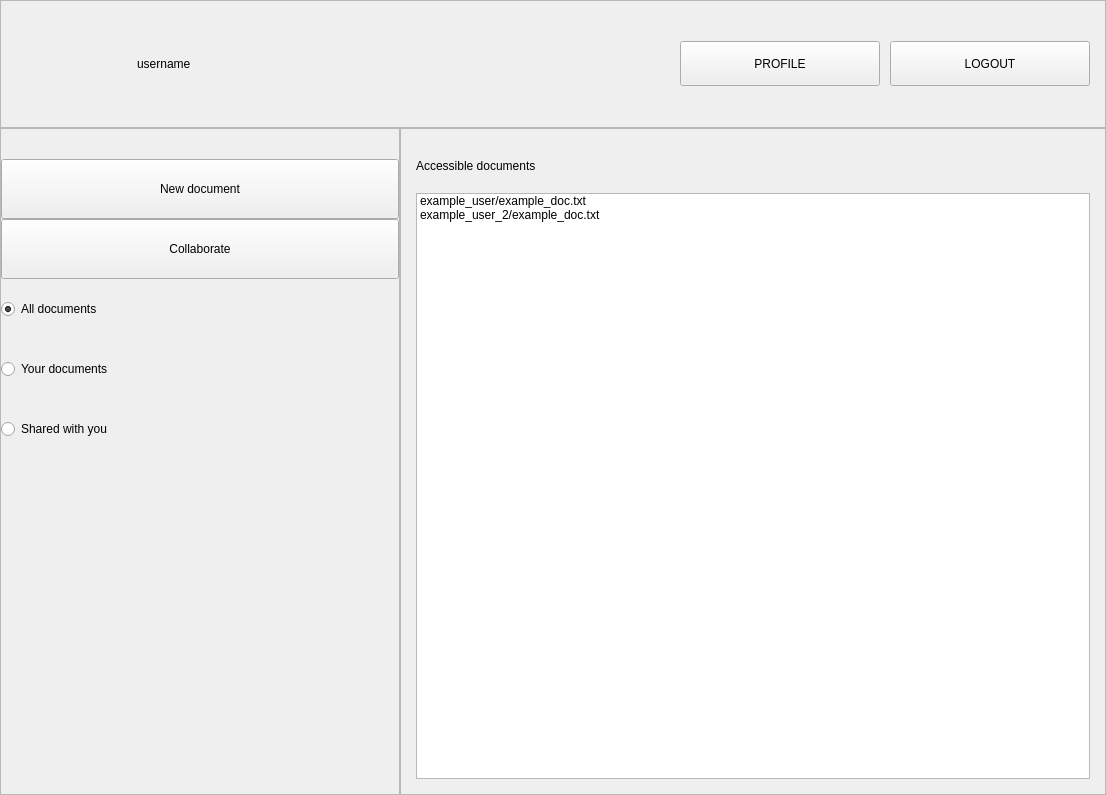
<?xml version="1.0" encoding="UTF-8"?>
<ui version="4.0">
 <class>Home</class>
 <widget class="QWidget" name="Home">
  <property name="geometry">
   <rect>
    <x>0</x>
    <y>0</y>
    <width>1106</width>
    <height>795</height>
   </rect>
  </property>
  <property name="focusPolicy">
   <enum>Qt::TabFocus</enum>
  </property>
  <property name="windowTitle">
   <string>Real-Time Collaborative Text Editor</string>
  </property>
  <property name="windowIcon">
   <iconset resource="resource.qrc">
    <normaloff>:/images/app/logo_black.png</normaloff>:/images/app/logo_black.png</iconset>
  </property>
  <property name="styleSheet">
   <string notr="true">* {
	font-family: &quot;Roboto Light&quot;;
	font-size: 14pt;
}

QFrame {
	border: none;
}

QFrame#header {
	background-color:  #1e2530;
}

QFrame#actions {
	background-color: #2c3645;
}

QFrame#actions * {
	font-size: 16pt;
}

QFrame#document_list {
	background-color: #f2f2f2;
}

QFrame#header QPushButton {
	padding: 4px 16px 5px;
    border-radius: 20px;
}

QFrame#actions QRadioButton {
	padding: 4px 16px 5px;
	border: none;
    color: white;
}

QFrame#actions QPushButton {
	padding: 4px 16px 5px;
	border: none;
    color: white;
}

QFrame#actions QPushButton {
	text-align: left;
}

QFrame#actions QPushButton:hover {
	background-color: green;
}

QFrame#actions QPushButton:hover:pressed {
	background-color: #056905;
}

QFrame#actions QRadioButton:hover {
	background-color: #48586F;
}

QFrame#actions QRadioButton::indicator {
	width: 38;
	height: 38;
}

QFrame#actions QRadioButton:checked {
	background-color: #1e2530;
}

QPushButton#profile {
	color: white;
	border: 1px solid white;
}

QPushButton#profile:hover {
	color: black;
	background-color:  white;
}

QPushButton#logout {
	color: red;
	border: 1px solid red;
}

QPushButton#logout:hover {
	color: white;
	background-color:  red;
}

QRadioButton#new_document::indicator {
	image: url(:/images/home/new_document.png);
}

QRadioButton#collaborate::indicator {
	image: url(:/images/home/collaborate.png);
}

QRadioButton#all_documents::indicator {
	image: url(:/images/home/all_documents.png);
}

QRadioButton#your_documents::indicator {
	image: url(:/images/home/your_documents.png);
}

QRadioButton#shared_with_you::indicator {
	image: url(:/images/home/shared_with_you.png);
}

QLabel#username {
	color: white;
	font-size: 18pt;
}

QLabel#documents_title {
	border-bottom: 1px solid #1e2530;
	color: #1e2530;
   	padding-left: 15px;
	font-size: 20pt;
}

QListWidget#documents {
   	border: 0;
	background-color: transparent;
	font-style: italic;
}

QListWidget#documents::item {
	border-bottom: 1px solid #F2F2F2;
   	color: #2c3645;
   	padding: 15px;
   	background-color: white;
}

QListWidget#documents::item:hover {
   	color: #102E4A;
   	border: 2px solid white;
	background-color: transparent;
}</string>
  </property>
  <layout class="QGridLayout" name="gridLayout">
   <property name="leftMargin">
    <number>0</number>
   </property>
   <property name="topMargin">
    <number>0</number>
   </property>
   <property name="rightMargin">
    <number>0</number>
   </property>
   <property name="bottomMargin">
    <number>0</number>
   </property>
   <property name="spacing">
    <number>0</number>
   </property>
   <item row="4" column="0">
    <widget class="QFrame" name="actions">
     <property name="minimumSize">
      <size>
       <width>400</width>
       <height>0</height>
      </size>
     </property>
     <property name="maximumSize">
      <size>
       <width>500</width>
       <height>16777215</height>
      </size>
     </property>
     <property name="styleSheet">
      <string notr="true"/>
     </property>
     <property name="frameShape">
      <enum>QFrame::StyledPanel</enum>
     </property>
     <property name="frameShadow">
      <enum>QFrame::Raised</enum>
     </property>
     <layout class="QVBoxLayout" name="verticalLayout">
      <property name="spacing">
       <number>0</number>
      </property>
      <property name="leftMargin">
       <number>0</number>
      </property>
      <property name="topMargin">
       <number>30</number>
      </property>
      <property name="rightMargin">
       <number>0</number>
      </property>
      <property name="bottomMargin">
       <number>0</number>
      </property>
      <item>
       <widget class="QPushButton" name="new_document">
        <property name="sizePolicy">
         <sizepolicy hsizetype="Minimum" vsizetype="Minimum">
          <horstretch>0</horstretch>
          <verstretch>0</verstretch>
         </sizepolicy>
        </property>
        <property name="minimumSize">
         <size>
          <width>0</width>
          <height>60</height>
         </size>
        </property>
        <property name="maximumSize">
         <size>
          <width>16777215</width>
          <height>100</height>
         </size>
        </property>
        <property name="cursor">
         <cursorShape>PointingHandCursor</cursorShape>
        </property>
        <property name="focusPolicy">
         <enum>Qt::TabFocus</enum>
        </property>
        <property name="text">
         <string>New document</string>
        </property>
        <property name="icon">
         <iconset resource="resource.qrc">
          <normaloff>:/images/home/new_document.png</normaloff>:/images/home/new_document.png</iconset>
        </property>
        <property name="iconSize">
         <size>
          <width>38</width>
          <height>38</height>
         </size>
        </property>
        <property name="shortcut">
         <string>Ctrl+N</string>
        </property>
       </widget>
      </item>
      <item>
       <widget class="QPushButton" name="collaborate">
        <property name="sizePolicy">
         <sizepolicy hsizetype="Minimum" vsizetype="Minimum">
          <horstretch>0</horstretch>
          <verstretch>0</verstretch>
         </sizepolicy>
        </property>
        <property name="minimumSize">
         <size>
          <width>0</width>
          <height>60</height>
         </size>
        </property>
        <property name="maximumSize">
         <size>
          <width>16777215</width>
          <height>100</height>
         </size>
        </property>
        <property name="cursor">
         <cursorShape>PointingHandCursor</cursorShape>
        </property>
        <property name="focusPolicy">
         <enum>Qt::TabFocus</enum>
        </property>
        <property name="text">
         <string>Collaborate</string>
        </property>
        <property name="icon">
         <iconset resource="resource.qrc">
          <normaloff>:/images/home/collaborate.png</normaloff>:/images/home/collaborate.png</iconset>
        </property>
        <property name="iconSize">
         <size>
          <width>38</width>
          <height>38</height>
         </size>
        </property>
        <property name="shortcut">
         <string>Ctrl+O</string>
        </property>
       </widget>
      </item>
      <item>
       <widget class="QRadioButton" name="all_documents">
        <property name="sizePolicy">
         <sizepolicy hsizetype="Minimum" vsizetype="Minimum">
          <horstretch>0</horstretch>
          <verstretch>0</verstretch>
         </sizepolicy>
        </property>
        <property name="minimumSize">
         <size>
          <width>0</width>
          <height>60</height>
         </size>
        </property>
        <property name="maximumSize">
         <size>
          <width>16777215</width>
          <height>100</height>
         </size>
        </property>
        <property name="cursor">
         <cursorShape>PointingHandCursor</cursorShape>
        </property>
        <property name="focusPolicy">
         <enum>Qt::TabFocus</enum>
        </property>
        <property name="text">
         <string>All documents</string>
        </property>
        <property name="checked">
         <bool>true</bool>
        </property>
       </widget>
      </item>
      <item>
       <widget class="QRadioButton" name="your_documents">
        <property name="sizePolicy">
         <sizepolicy hsizetype="Minimum" vsizetype="Minimum">
          <horstretch>0</horstretch>
          <verstretch>0</verstretch>
         </sizepolicy>
        </property>
        <property name="minimumSize">
         <size>
          <width>0</width>
          <height>60</height>
         </size>
        </property>
        <property name="maximumSize">
         <size>
          <width>16777215</width>
          <height>100</height>
         </size>
        </property>
        <property name="cursor">
         <cursorShape>PointingHandCursor</cursorShape>
        </property>
        <property name="focusPolicy">
         <enum>Qt::TabFocus</enum>
        </property>
        <property name="text">
         <string>Your documents</string>
        </property>
       </widget>
      </item>
      <item>
       <widget class="QRadioButton" name="shared_with_you">
        <property name="sizePolicy">
         <sizepolicy hsizetype="Minimum" vsizetype="Minimum">
          <horstretch>0</horstretch>
          <verstretch>0</verstretch>
         </sizepolicy>
        </property>
        <property name="minimumSize">
         <size>
          <width>0</width>
          <height>60</height>
         </size>
        </property>
        <property name="maximumSize">
         <size>
          <width>16777215</width>
          <height>100</height>
         </size>
        </property>
        <property name="cursor">
         <cursorShape>PointingHandCursor</cursorShape>
        </property>
        <property name="focusPolicy">
         <enum>Qt::TabFocus</enum>
        </property>
        <property name="text">
         <string>Shared with you</string>
        </property>
       </widget>
      </item>
      <item>
       <spacer name="verticalSpacer">
        <property name="orientation">
         <enum>Qt::Vertical</enum>
        </property>
        <property name="sizeHint" stdset="0">
         <size>
          <width>20</width>
          <height>40</height>
         </size>
        </property>
       </spacer>
      </item>
     </layout>
    </widget>
   </item>
   <item row="0" column="0" colspan="2">
    <widget class="QFrame" name="header">
     <property name="styleSheet">
      <string notr="true"/>
     </property>
     <property name="frameShape">
      <enum>QFrame::StyledPanel</enum>
     </property>
     <property name="frameShadow">
      <enum>QFrame::Raised</enum>
     </property>
     <layout class="QHBoxLayout" name="horizontalLayout_3">
      <property name="leftMargin">
       <number>30</number>
      </property>
      <property name="topMargin">
       <number>15</number>
      </property>
      <property name="rightMargin">
       <number>15</number>
      </property>
      <property name="bottomMargin">
       <number>15</number>
      </property>
      <item>
       <layout class="QHBoxLayout" name="horizontalLayout_2">
        <property name="spacing">
         <number>10</number>
        </property>
        <item>
         <widget class="QLabel" name="icon">
          <property name="sizePolicy">
           <sizepolicy hsizetype="Fixed" vsizetype="Fixed">
            <horstretch>0</horstretch>
            <verstretch>0</verstretch>
           </sizepolicy>
          </property>
          <property name="minimumSize">
           <size>
            <width>96</width>
            <height>96</height>
           </size>
          </property>
          <property name="maximumSize">
           <size>
            <width>96</width>
            <height>96</height>
           </size>
          </property>
          <property name="text">
           <string/>
          </property>
          <property name="pixmap">
           <pixmap resource="resource.qrc">:/images/profile/default.png</pixmap>
          </property>
          <property name="scaledContents">
           <bool>true</bool>
          </property>
         </widget>
        </item>
        <item>
         <widget class="QLabel" name="username">
          <property name="text">
           <string>username</string>
          </property>
         </widget>
        </item>
       </layout>
      </item>
      <item>
       <spacer name="horizontalSpacer">
        <property name="orientation">
         <enum>Qt::Horizontal</enum>
        </property>
        <property name="sizeHint" stdset="0">
         <size>
          <width>552</width>
          <height>17</height>
         </size>
        </property>
       </spacer>
      </item>
      <item>
       <layout class="QHBoxLayout" name="horizontalLayout">
        <property name="spacing">
         <number>10</number>
        </property>
        <property name="leftMargin">
         <number>0</number>
        </property>
        <property name="topMargin">
         <number>0</number>
        </property>
        <item>
         <widget class="QPushButton" name="profile">
          <property name="sizePolicy">
           <sizepolicy hsizetype="Fixed" vsizetype="Fixed">
            <horstretch>0</horstretch>
            <verstretch>0</verstretch>
           </sizepolicy>
          </property>
          <property name="minimumSize">
           <size>
            <width>200</width>
            <height>45</height>
           </size>
          </property>
          <property name="maximumSize">
           <size>
            <width>200</width>
            <height>45</height>
           </size>
          </property>
          <property name="cursor">
           <cursorShape>PointingHandCursor</cursorShape>
          </property>
          <property name="focusPolicy">
           <enum>Qt::TabFocus</enum>
          </property>
          <property name="styleSheet">
           <string notr="true"/>
          </property>
          <property name="text">
           <string>PROFILE</string>
          </property>
          <property name="shortcut">
           <string>Ctrl+P</string>
          </property>
         </widget>
        </item>
        <item>
         <widget class="QPushButton" name="logout">
          <property name="minimumSize">
           <size>
            <width>200</width>
            <height>45</height>
           </size>
          </property>
          <property name="maximumSize">
           <size>
            <width>200</width>
            <height>45</height>
           </size>
          </property>
          <property name="cursor">
           <cursorShape>PointingHandCursor</cursorShape>
          </property>
          <property name="focusPolicy">
           <enum>Qt::TabFocus</enum>
          </property>
          <property name="styleSheet">
           <string notr="true"/>
          </property>
          <property name="text">
           <string>LOGOUT</string>
          </property>
          <property name="shortcut">
           <string>Ctrl+S</string>
          </property>
         </widget>
        </item>
       </layout>
      </item>
     </layout>
    </widget>
   </item>
   <item row="4" column="1">
    <widget class="QFrame" name="document_list">
     <property name="frameShape">
      <enum>QFrame::StyledPanel</enum>
     </property>
     <property name="frameShadow">
      <enum>QFrame::Raised</enum>
     </property>
     <layout class="QVBoxLayout" name="verticalLayout_2">
      <property name="spacing">
       <number>20</number>
      </property>
      <property name="leftMargin">
       <number>15</number>
      </property>
      <property name="topMargin">
       <number>30</number>
      </property>
      <property name="rightMargin">
       <number>15</number>
      </property>
      <property name="bottomMargin">
       <number>15</number>
      </property>
      <item>
       <widget class="QLabel" name="documents_title">
        <property name="text">
         <string>Accessible documents</string>
        </property>
       </widget>
      </item>
      <item>
       <widget class="QListWidget" name="documents">
        <property name="focusPolicy">
         <enum>Qt::TabFocus</enum>
        </property>
        <property name="editTriggers">
         <set>QAbstractItemView::NoEditTriggers</set>
        </property>
        <property name="tabKeyNavigation">
         <bool>true</bool>
        </property>
        <property name="selectionMode">
         <enum>QAbstractItemView::NoSelection</enum>
        </property>
        <property name="resizeMode">
         <enum>QListView::Fixed</enum>
        </property>
        <property name="modelColumn">
         <number>0</number>
        </property>
        <property name="sortingEnabled">
         <bool>false</bool>
        </property>
        <item>
         <property name="text">
          <string>example_user/example_doc.txt</string>
         </property>
        </item>
        <item>
         <property name="text">
          <string>example_user_2/example_doc.txt</string>
         </property>
        </item>
       </widget>
      </item>
     </layout>
    </widget>
   </item>
  </layout>
 </widget>
 <tabstops>
  <tabstop>profile</tabstop>
  <tabstop>logout</tabstop>
  <tabstop>new_document</tabstop>
  <tabstop>collaborate</tabstop>
  <tabstop>all_documents</tabstop>
  <tabstop>your_documents</tabstop>
  <tabstop>shared_with_you</tabstop>
 </tabstops>
 <resources>
  <include location="resource.qrc"/>
 </resources>
 <connections/>
</ui>
